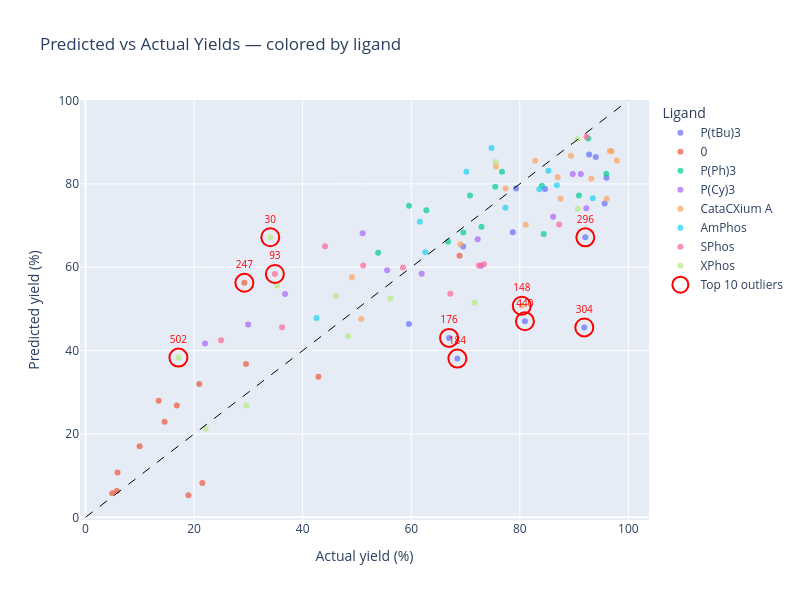

Here is the notebook cell this chart was saved with:
### Code cell
results_check['original_index'] = results_check.index
outlier_indices = outliers.index

fig = px.scatter(
    results_check,
    x='y_true',
    y='y_pred',
    color='ligand',                  # <-- color by ligand
    hover_data={
        'original_index': True,
        'residual': ':.2f',
        'ligand': True,
        'aryl halide': True,
        'boron species': True,
        'time': True,
        'temperautre': True,
        'cat loading': True,
        'solvent': True,
        'base': True
    },
    title='Predicted vs Actual Yields — colored by ligand',
    opacity=0.7,
)

# Add dashed perfect-prediction line
fig.add_shape(
    type='line', x0=0, y0=0, x1=100, y1=100,
    line=dict(color='black', dash='dash', width=1)
)

# Overlay outlier ring markers
outlier_data = results_check.loc[outlier_indices]
fig.add_trace(go.Scatter(
    x=outlier_data['y_true'],
    y=outlier_data['y_pred'],
    mode='markers+text',
    marker=dict(size=18, color='rgba(0,0,0,0)', line=dict(color='red', width=2)),
    text=outlier_data.index.astype(str),
    textposition='top center',
    textfont=dict(size=10, color='red'),
    name='Top 10 outliers',
    hoverinfo='skip',               # avoids double tooltip
))

fig.update_layout(
    xaxis_title='Actual yield (%)',
    yaxis_title='Predicted yield (%)',
    legend_title='Ligand',
    width=800, height=600,
)
fig.show()

### Figure 1 — Plotly figure (JSON) as saved in the notebook; plotly's stock layout.template omitted (floating-point values rounded to 4 significant figures; data arrays with more than 128 entries replaced by an {"elided": "..."} marker saying what was removed)
{"data": [{"customdata": {"elided": "14x10 mixed values"}, "hovertemplate": "ligand=%{customdata[2]}<br>y_true=%{x}<br>y_pred=%{y}<br>original_index=%{customdata[0]}<br>residual=%{customdata[1]:.2f}<br>aryl halide=%{customdata[3]}<br>boron species=%{customdata[4]}<br>time=%{customdata[5]}<br>temperautre=%{customdata[6]}<br>cat loading=%{customdata[7]}<br>solvent=%{customdata[8]}<br>base=%{customdata[9]}<extra></extra>", "legendgroup": "P(tBu)3", "marker": {"color": "#636efa", "opacity": 0.7, "symbol": "circle"}, "mode": "markers", "name": "P(tBu)3", "orientation": "v", "showlegend": true, "type": "scatter", "x": [91.87, 84.63, 68.5, 69.56, 93.99, 78.71, 79.31, 92.77, 92.06, 80.94, 66.97, 95.96, 95.63, 59.59], "xaxis": "x", "y": [45.55, 78.79, 38.08, 64.95, 86.45, 68.4, 78.89, 87.05, 67.18, 47.03, 43.04, 81.49, 75.27, 46.37], "yaxis": "y"}, {"customdata": {"elided": "14x10 mixed values"}, "hovertemplate": "ligand=%{customdata[2]}<br>y_true=%{x}<br>y_pred=%{y}<br>original_index=%{customdata[0]}<br>residual=%{customdata[1]:.2f}<br>aryl halide=%{customdata[3]}<br>boron species=%{customdata[4]}<br>time=%{customdata[5]}<br>temperautre=%{customdata[6]}<br>cat loading=%{customdata[7]}<br>solvent=%{customdata[8]}<br>base=%{customdata[9]}<extra></extra>", "legendgroup": "0", "marker": {"color": "#EF553B", "opacity": 0.7, "symbol": "circle"}, "mode": "markers", "name": "0", "orientation": "v", "showlegend": true, "type": "scatter", "x": [29.56, 5.772, 29.26, 18.94, 16.82, 14.56, 42.9, 9.962, 5.903, 4.911, 68.89, 20.94, 21.52, 13.47], "xaxis": "x", "y": [36.8, 6.283, 56.27, 5.293, 26.82, 22.92, 33.7, 17.04, 10.77, 5.789, 62.73, 31.99, 8.226, 27.96], "yaxis": "y"}, {"customdata": {"elided": "14x10 mixed values"}, "hovertemplate": "ligand=%{customdata[2]}<br>y_true=%{x}<br>y_pred=%{y}<br>original_index=%{customdata[0]}<br>residual=%{customdata[1]:.2f}<br>aryl halide=%{customdata[3]}<br>boron species=%{customdata[4]}<br>time=%{customdata[5]}<br>temperautre=%{customdata[6]}<br>cat loading=%{customdata[7]}<br>solvent=%{customdata[8]}<br>base=%{customdata[9]}<extra></extra>", "legendgroup": "P(Ph)3", "marker": {"color": "#00cc96", "opacity": 0.7, "symbol": "circle"}, "mode": "markers", "name": "P(Ph)3", "orientation": "v", "showlegend": true, "type": "scatter", "x": [72.94, 53.9, 84.07, 70.82, 75.46, 59.59, 90.89, 92.61, 95.93, 69.58, 66.78, 84.39, 62.78, 76.72], "xaxis": "x", "y": [69.68, 63.5, 79.55, 77.2, 79.28, 74.75, 77.19, 90.87, 82.43, 68.35, 66.12, 67.98, 73.68, 82.88], "yaxis": "y"}, {"customdata": [[131, -3.69, "P(Cy)3", "6-bromoquinoline", "[5-methyl-1-(tetrahydro-2H-pyran-2-yl)-1H-indazol-4-yl]boronic acid", 60, 100, 6.25, "DMF", "NaOH"], [195, 8.846, "P(Cy)3", "6-bromoquinoline", "[5-methyl-1-(tetrahydro-2H-pyran-2-yl)-1H-indazol-4-yl]boronic acid", 60, 100, 6.25, "MeOH", "NaOH"], [323, 5.49, "P(Cy)3", "6-bromoquinoline", "[5-methyl-1-(tetrahydro-2H-pyran-2-yl)-1H-indazol-4-yl]boronic ester", 60, 100, 6.25, "THF", "NaOH"], [331, -17.1, "P(Cy)3", "6-bromoquinoline", "[5-methyl-1-(tetrahydro-2H-pyran-2-yl)-1H-indazol-4-yl]boronic ester", 60, 100, 6.25, "THF", "NaHCO3"], [155, -16.29, "P(Cy)3", "6-bromoquinoline", "[5-methyl-1-(tetrahydro-2H-pyran-2-yl)-1H-indazol-4-yl]boronic acid", 60, 100, 6.25, "DMF", "K3PO4"], [403, -16.84, "P(Cy)3", "6-bromoquinoline", "[5-methyl-1-(tetrahydro-2H-pyran-2-yl)-1H-indazol-4-yl]boronic ester", 60, 100, 6.25, "DMF", "CsF"], [451, 3.476, "P(Cy)3", "6-bromoquinoline", "[5-methyl-1-(tetrahydro-2H-pyran-2-yl)-1H-indazol-4-yl]boronic ester", 60, 100, 6.25, "MeOH", "NaOH"], [227, 7.35, "P(Cy)3", "6-bromoquinoline", "[5-methyl-1-(tetrahydro-2H-pyran-2-yl)-1H-indazol-4-yl]boronic acid", 60, 100, 6.25, "MeOH", "KOH"], [11, 14.01, "P(Cy)3", "6-bromoquinoline", "[5-methyl-1-(tetrahydro-2H-pyran-2-yl)-1H-indazol-4-yl]boronic acid", 60, 100, 6.25, "MeCN", "NaHCO3"], [203, 18.09, "P(Cy)3", "6-bromoquinoline", "[5-methyl-1-(tetrahydro-2H-pyran-2-yl)-1H-indazol-4-yl]boronic acid", 60, 100, 6.25, "MeOH", "NaHCO3"], [275, 12.49, "P(Cy)3", "6-bromoquinoline", "[5-methyl-1-(tetrahydro-2H-pyran-2-yl)-1H-indazol-4-yl]boronic ester", 60, 100, 6.25, "MeCN", "CsF"], [507, -19.66, "P(Cy)3", "6-bromoquinoline", "[5-methyl-1-(tetrahydro-2H-pyran-2-yl)-1H-indazol-4-yl]boronic ester", 60, 100, 6.25, "MeOH", 0]], "hovertemplate": "ligand=%{customdata[2]}<br>y_true=%{x}<br>y_pred=%{y}<br>original_index=%{customdata[0]}<br>residual=%{customdata[1]:.2f}<br>aryl halide=%{customdata[3]}<br>boron species=%{customdata[4]}<br>time=%{customdata[5]}<br>temperautre=%{customdata[6]}<br>cat loading=%{customdata[7]}<br>solvent=%{customdata[8]}<br>base=%{customdata[9]}<extra></extra>", "legendgroup": "P(Cy)3", "marker": {"color": "#ab63fa", "opacity": 0.7, "symbol": "circle"}, "mode": "markers", "name": "P(Cy)3", "orientation": "v", "showlegend": true, "type": "scatter", "x": [55.56, 91.24, 72.23, 51.05, 29.96, 36.75, 61.92, 89.74, 86.13, 92.24, 72.87, 22.01], "xaxis": "x", "y": [59.25, 82.39, 66.74, 68.14, 46.25, 53.59, 58.44, 82.39, 72.12, 74.16, 60.38, 41.67], "yaxis": "y"}, {"customdata": {"elided": "16x10 mixed values"}, "hovertemplate": "ligand=%{customdata[2]}<br>y_true=%{x}<br>y_pred=%{y}<br>original_index=%{customdata[0]}<br>residual=%{customdata[1]:.2f}<br>aryl halide=%{customdata[3]}<br>boron species=%{customdata[4]}<br>time=%{customdata[5]}<br>temperautre=%{customdata[6]}<br>cat loading=%{customdata[7]}<br>solvent=%{customdata[8]}<br>base=%{customdata[9]}<extra></extra>", "legendgroup": "CataCXium A", "marker": {"color": "#FFA15A", "opacity": 0.7, "symbol": "circle"}, "mode": "markers", "name": "CataCXium A", "orientation": "v", "showlegend": true, "type": "scatter", "x": [86.98, 75.62, 95.99, 97.86, 96.89, 93.15, 82.84, 50.79, 69.05, 96.57, 77.38, 81.09, 87.49, 80.36, 89.42, 49.06], "xaxis": "x", "y": [81.57, 84.16, 76.42, 85.61, 87.82, 81.24, 85.53, 47.59, 65.51, 87.86, 78.92, 70.21, 76.42, 50.76, 86.75, 57.62], "yaxis": "y"}, {"customdata": [[506, -5.28, "AmPhos", "6-bromoquinoline", "[5-methyl-1-(tetrahydro-2H-pyran-2-yl)-1H-indazol-4-yl]boronic ester", 60, 100, 6.25, "MeOH", 0], [10, 16.89, "AmPhos", "6-bromoquinoline", "[5-methyl-1-(tetrahydro-2H-pyran-2-yl)-1H-indazol-4-yl]boronic acid", 60, 100, 6.25, "MeCN", "NaHCO3"], [250, -9.318, "AmPhos", "6-bromoquinoline", "[5-methyl-1-(tetrahydro-2H-pyran-2-yl)-1H-indazol-4-yl]boronic acid", 60, 100, 6.25, "MeOH", 0], [298, 2.113, "AmPhos", "6-bromoquinoline", "[5-methyl-1-(tetrahydro-2H-pyran-2-yl)-1H-indazol-4-yl]boronic ester", 60, 100, 6.25, "MeCN", "LiOtBu"], [90, -12.73, "AmPhos", "6-bromoquinoline", "[5-methyl-1-(tetrahydro-2H-pyran-2-yl)-1H-indazol-4-yl]boronic acid", 60, 100, 6.25, "THF", "K3PO4"], [482, -1.026, "AmPhos", "6-bromoquinoline", "[5-methyl-1-(tetrahydro-2H-pyran-2-yl)-1H-indazol-4-yl]boronic ester", 60, 100, 6.25, "MeOH", "KOH"], [2, 7.137, "AmPhos", "6-bromoquinoline", "[5-methyl-1-(tetrahydro-2H-pyran-2-yl)-1H-indazol-4-yl]boronic acid", 60, 100, 6.25, "MeCN", "NaOH"], [194, 3.044, "AmPhos", "6-bromoquinoline", "[5-methyl-1-(tetrahydro-2H-pyran-2-yl)-1H-indazol-4-yl]boronic acid", 60, 100, 6.25, "MeOH", "NaOH"], [82, -13.8, "AmPhos", "6-bromoquinoline", "[5-methyl-1-(tetrahydro-2H-pyran-2-yl)-1H-indazol-4-yl]boronic acid", 60, 100, 6.25, "THF", "CsF"], [18, 4.865, "AmPhos", "6-bromoquinoline", "[5-methyl-1-(tetrahydro-2H-pyran-2-yl)-1H-indazol-4-yl]boronic acid", 60, 100, 6.25, "MeCN", "CsF"]], "hovertemplate": "ligand=%{customdata[2]}<br>y_true=%{x}<br>y_pred=%{y}<br>original_index=%{customdata[0]}<br>residual=%{customdata[1]:.2f}<br>aryl halide=%{customdata[3]}<br>boron species=%{customdata[4]}<br>time=%{customdata[5]}<br>temperautre=%{customdata[6]}<br>cat loading=%{customdata[7]}<br>solvent=%{customdata[8]}<br>base=%{customdata[9]}<extra></extra>", "legendgroup": "AmPhos", "marker": {"color": "#19d3f3", "opacity": 0.7, "symbol": "circle"}, "mode": "markers", "name": "AmPhos", "orientation": "v", "showlegend": true, "type": "scatter", "x": [42.55, 93.44, 61.57, 85.26, 70.16, 62.59, 86.82, 77.34, 74.79, 83.6], "xaxis": "x", "y": [47.83, 76.55, 70.89, 83.15, 82.88, 63.62, 79.69, 74.29, 88.59, 78.73], "yaxis": "y"}, {"customdata": [[325, 16.98, "SPhos", "6-bromoquinoline", "[5-methyl-1-(tetrahydro-2H-pyran-2-yl)-1H-indazol-4-yl]boronic ester", 60, 100, 6.25, "THF", "NaOH"], [77, 13.55, "SPhos", "6-bromoquinoline", "[5-methyl-1-(tetrahydro-2H-pyran-2-yl)-1H-indazol-4-yl]boronic acid", 60, 100, 6.25, "THF", "NaHCO3"], [501, -17.49, "SPhos", "6-bromoquinoline", "[5-methyl-1-(tetrahydro-2H-pyran-2-yl)-1H-indazol-4-yl]boronic ester", 60, 100, 6.25, "MeOH", "Et3N"], [317, -1.446, "SPhos", "6-bromoquinoline", "[5-methyl-1-(tetrahydro-2H-pyran-2-yl)-1H-indazol-4-yl]boronic ester", 60, 100, 6.25, "MeCN", 0], [341, -20.93, "SPhos", "6-bromoquinoline", "[5-methyl-1-(tetrahydro-2H-pyran-2-yl)-1H-indazol-4-yl]boronic ester", 60, 100, 6.25, "THF", "CsF"], [237, 0.9946, "SPhos", "6-bromoquinoline", "[5-methyl-1-(tetrahydro-2H-pyran-2-yl)-1H-indazol-4-yl]boronic acid", 60, 100, 6.25, "MeOH", "LiOtBu"], [101, -9.243, "SPhos", "6-bromoquinoline", "[5-methyl-1-(tetrahydro-2H-pyran-2-yl)-1H-indazol-4-yl]boronic acid", 60, 100, 6.25, "THF", "KOH"], [277, 12.7, "SPhos", "6-bromoquinoline", "[5-methyl-1-(tetrahydro-2H-pyran-2-yl)-1H-indazol-4-yl]boronic ester", 60, 100, 6.25, "MeCN", "CsF"], [93, -23.49, "SPhos", "6-bromoquinoline", "[5-methyl-1-(tetrahydro-2H-pyran-2-yl)-1H-indazol-4-yl]boronic acid", 60, 100, 6.25, "THF", "K3PO4"], [69, 12.05, "SPhos", "6-bromoquinoline", "[5-methyl-1-(tetrahydro-2H-pyran-2-yl)-1H-indazol-4-yl]boronic acid", 60, 100, 6.25, "THF", "NaOH"], [253, -9.389, "SPhos", "6-bromoquinoline", "[5-methyl-1-(tetrahydro-2H-pyran-2-yl)-1H-indazol-4-yl]boronic acid", 60, 100, 6.25, "MeOH", 0]], "hovertemplate": "ligand=%{customdata[2]}<br>y_true=%{x}<br>y_pred=%{y}<br>original_index=%{customdata[0]}<br>residual=%{customdata[1]:.2f}<br>aryl halide=%{customdata[3]}<br>boron species=%{customdata[4]}<br>time=%{customdata[5]}<br>temperautre=%{customdata[6]}<br>cat loading=%{customdata[7]}<br>solvent=%{customdata[8]}<br>base=%{customdata[9]}<extra></extra>", "legendgroup": "SPhos", "marker": {"color": "#FF6692", "opacity": 0.7, "symbol": "circle"}, "mode": "markers", "name": "SPhos", "orientation": "v", "showlegend": true, "type": "scatter", "x": [87.24, 67.2, 24.98, 58.46, 44.12, 92.27, 51.15, 73.4, 34.88, 72.44, 36.2], "xaxis": "x", "y": [70.26, 53.65, 42.47, 59.91, 65.05, 91.28, 60.39, 60.71, 58.37, 60.39, 45.59], "yaxis": "y"}, {"customdata": [[78, 4.95, "XPhos", "6-bromoquinoline", "[5-methyl-1-(tetrahydro-2H-pyran-2-yl)-1H-indazol-4-yl]boronic acid", 60, 100, 6.25, "THF", "NaHCO3"], [30, -33.15, "XPhos", "6-bromoquinoline", "[5-methyl-1-(tetrahydro-2H-pyran-2-yl)-1H-indazol-4-yl]boronic acid", 60, 100, 6.25, "MeCN", "K3PO4"], [222, 16.63, "XPhos", "6-bromoquinoline", "[5-methyl-1-(tetrahydro-2H-pyran-2-yl)-1H-indazol-4-yl]boronic acid", 60, 100, 6.25, "MeOH", "K3PO4"], [342, -20.35, "XPhos", "6-bromoquinoline", "[5-methyl-1-(tetrahydro-2H-pyran-2-yl)-1H-indazol-4-yl]boronic ester", 60, 100, 6.25, "THF", "CsF"], [398, 0.865, "XPhos", "6-bromoquinoline", "[5-methyl-1-(tetrahydro-2H-pyran-2-yl)-1H-indazol-4-yl]boronic ester", 60, 100, 6.25, "DMF", "NaHCO3"], [238, -0.109, "XPhos", "6-bromoquinoline", "[5-methyl-1-(tetrahydro-2H-pyran-2-yl)-1H-indazol-4-yl]boronic acid", 60, 100, 6.25, "MeOH", "LiOtBu"], [70, 20.14, "XPhos", "6-bromoquinoline", "[5-methyl-1-(tetrahydro-2H-pyran-2-yl)-1H-indazol-4-yl]boronic acid", 60, 100, 6.25, "THF", "NaOH"], [318, 3.617, "XPhos", "6-bromoquinoline", "[5-methyl-1-(tetrahydro-2H-pyran-2-yl)-1H-indazol-4-yl]boronic ester", 60, 100, 6.25, "MeCN", 0], [22, -7.034, "XPhos", "6-bromoquinoline", "[5-methyl-1-(tetrahydro-2H-pyran-2-yl)-1H-indazol-4-yl]boronic acid", 60, 100, 6.25, "MeCN", "CsF"], [502, -21.21, "XPhos", "6-bromoquinoline", "[5-methyl-1-(tetrahydro-2H-pyran-2-yl)-1H-indazol-4-yl]boronic ester", 60, 100, 6.25, "MeOH", "Et3N"], [462, 2.771, "XPhos", "6-bromoquinoline", "[5-methyl-1-(tetrahydro-2H-pyran-2-yl)-1H-indazol-4-yl]boronic ester", 60, 100, 6.25, "MeOH", "NaHCO3"], [46, -9.711, "XPhos", "6-bromoquinoline", "[5-methyl-1-(tetrahydro-2H-pyran-2-yl)-1H-indazol-4-yl]boronic acid", 60, 100, 6.25, "MeCN", "LiOtBu"]], "hovertemplate": "ligand=%{customdata[2]}<br>y_true=%{x}<br>y_pred=%{y}<br>original_index=%{customdata[0]}<br>residual=%{customdata[1]:.2f}<br>aryl halide=%{customdata[3]}<br>boron species=%{customdata[4]}<br>time=%{customdata[5]}<br>temperautre=%{customdata[6]}<br>cat loading=%{customdata[7]}<br>solvent=%{customdata[8]}<br>base=%{customdata[9]}<extra></extra>", "legendgroup": "XPhos", "marker": {"color": "#B6E880", "opacity": 0.7, "symbol": "circle"}, "mode": "markers", "name": "XPhos", "orientation": "v", "showlegend": true, "type": "scatter", "x": [48.37, 34.03, 90.69, 35.27, 22.13, 90.62, 71.64, 56.14, 46.08, 17.11, 29.62, 75.54], "xaxis": "x", "y": [43.42, 67.18, 74.06, 55.62, 21.26, 90.73, 51.5, 52.52, 53.11, 38.32, 26.85, 85.25], "yaxis": "y"}, {"hoverinfo": "skip", "marker": {"color": "rgba(0,0,0,0)", "line": {"color": "red", "width": 2}, "size": 18}, "mode": "markers+text", "name": "Top 10 outliers", "text": ["304", "440", "30", "184", "148", "247", "296", "176", "93", "502"], "textfont": {"color": "red", "size": 10}, "textposition": "top center", "type": "scatter", "x": [91.87, 80.94, 34.03, 68.5, 80.36, 29.26, 92.06, 66.97, 34.88, 17.11], "y": [45.55, 47.03, 67.18, 38.08, 50.76, 56.27, 67.18, 43.04, 58.37, 38.32]}], "layout": {"height": 600, "legend": {"title": {"text": "Ligand"}, "tracegroupgap": 0}, "shapes": [{"line": {"color": "black", "dash": "dash", "width": 1}, "type": "line", "x0": 0, "x1": 100, "y0": 0, "y1": 100}], "title": {"text": "Predicted vs Actual Yields — colored by ligand"}, "width": 800, "xaxis": {"anchor": "y", "domain": [0, 1], "title": {"text": "Actual yield (%)"}}, "yaxis": {"anchor": "x", "domain": [0, 1], "title": {"text": "Predicted yield (%)"}}}}
